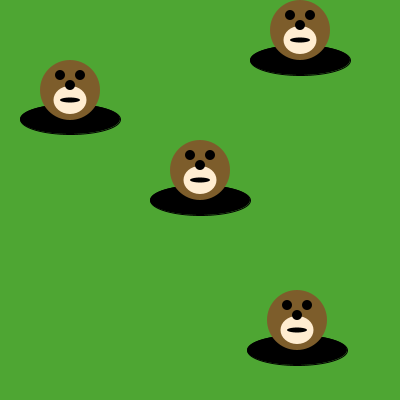
Frame 1 (no input)
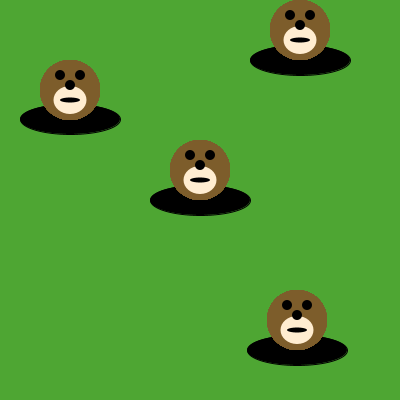
Frame 60 (the mouse pressed at the canvas centre just before this capture)
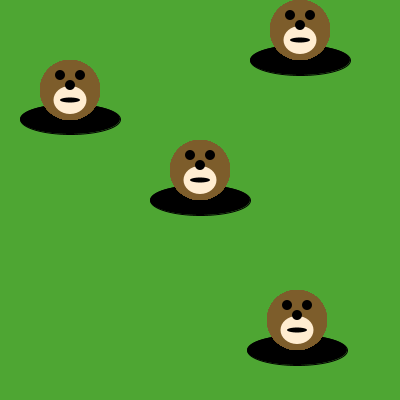
Frame 120 (the mouse held since frame 60 and released just before this capture)

The Processing sketch that drew these frames (run headless with seeded random() and noise(); from frame 60 on, the mouse is pressed at the canvas centre):

// Processing sketch: moles_in_holes
// ── moles_in_holes.pde

void setup() {
     size(400, 400);
     background(78, 166, 51); // green grass
     
     // This code draws the holes
     
     fill(0, 0, 0);
     ellipse(200, 200, 100, 30);
     ellipse(70, 119, 100, 30);
     ellipse(300, 60, 100, 30);
     ellipse(297, 350, 100, 30);
}

void draw() {

/* Write code here that uses the method below to put a mole in each of the holes */
  drawMole(70, 90);
  drawMole(300, 30);
  drawMole(297, 320);
  drawMole(200, 170);
}

void drawMole(int moleX, int moleY) {
     noStroke();
     fill(125, 93, 43);
     ellipse(moleX, moleY, 60, 60); // face
     fill(255, 237, 209);
     ellipse(moleX, moleY+10, 33, 28); 
     fill(0, 0, 0);
     ellipse(moleX-10, moleY-15, 10, 10); // eyes
     ellipse(moleX+10, moleY-15, 10, 10);
     ellipse(moleX, moleY-5, 10, 10); // nose
     ellipse(moleX, moleY+10, 20, 5); // mouth
}
